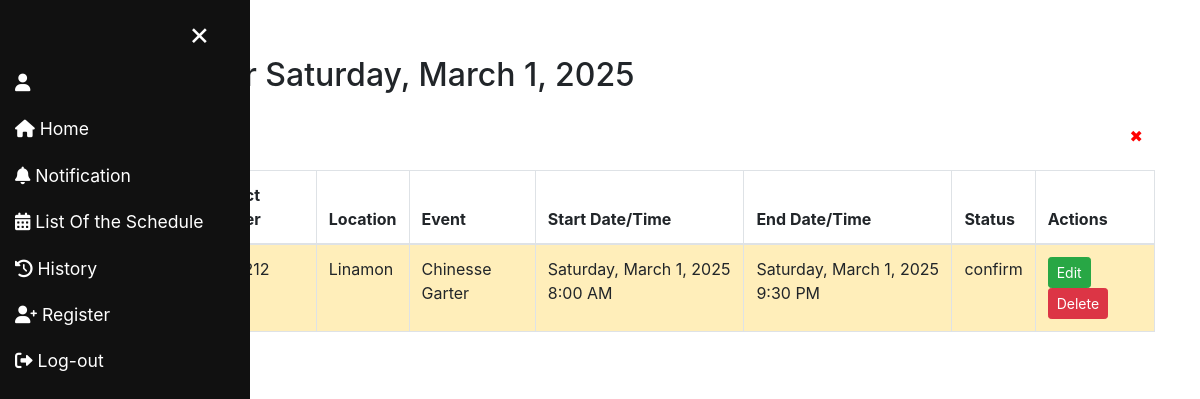
The app's page /schedule_detail.php?date=2025-03-01 (signed in) with its own data.
### tables this page shows
CREATE TABLE `Schedule` (
  `ScheduleID` bigint(20) NOT NULL AUTO_INCREMENT,
  `start_date_time` datetime NOT NULL,
  `end_date_time` datetime NOT NULL,
  `date_schedule` datetime NOT NULL,
  `EventID` bigint(20) NOT NULL,
  `StatusID` bigint(20) NOT NULL,
  PRIMARY KEY (`ScheduleID`),
  KEY `Events_Schedule` (`EventID`),
  KEY `Updated_Status_Schedule` (`StatusID`),
  CONSTRAINT `Events_Schedule` FOREIGN KEY (`EventID`) REFERENCES `Events` (`EventID`),
  CONSTRAINT `Updated_Status_Schedule` FOREIGN KEY (`StatusID`) REFERENCES `Updated_Status` (`StatusID`)
);

CREATE TABLE `Clients` (
  `ClientID` bigint(20) NOT NULL AUTO_INCREMENT,
  `clients_name` text NOT NULL,
  `contact_number` bigint(20) NOT NULL,
  `location` varchar(100) NOT NULL,
  `ID` bigint(20) NOT NULL,
  PRIMARY KEY (`ClientID`),
  KEY `users_Clients` (`ID`),
  CONSTRAINT `users_Clients` FOREIGN KEY (`ID`) REFERENCES `users` (`ID`)
);

CREATE TABLE `Events` (
  `EventID` bigint(20) NOT NULL AUTO_INCREMENT,
  `Events_name` text NOT NULL,
  `ClientID` bigint(20) NOT NULL,
  PRIMARY KEY (`EventID`),
  KEY `Clients_Events` (`ClientID`),
  CONSTRAINT `Clients_Events` FOREIGN KEY (`ClientID`) REFERENCES `Clients` (`ClientID`)
);

CREATE TABLE `Updated_Status` (
  `StatusID` bigint(20) NOT NULL AUTO_INCREMENT,
  `updated_status` text NOT NULL DEFAULT current_timestamp(),
  PRIMARY KEY (`StatusID`)
);

### htdocs/schedule_detail.php (the view, shortened to what this page needs)
<?php
include 'navigation.php';
$date = isset($_GET['date']) ? $_GET['date'] : '';
$displayDate = date("l, F j, Y", strtotime($date));
$sql = "SELECT s.ScheduleID, s.start_date_time, s.end_date_time, e.Events_name, c.clients_name, c.contact_number, c.location, us.updated_status
        FROM Schedule s
        JOIN Events e ON s.EventID = e.EventID
        JOIN Clients c ON e.ClientID = c.ClientID
        JOIN Updated_Status us ON s.StatusID = us.StatusID
        WHERE DATE(s.start_date_time) = '$date'
        ORDER BY s.start_date_time ASC";
$result = $conn->query($sql);
?>
<!DOCTYPE html>
<html lang="en">
<head>
    <link rel="stylesheet" href="https://maxcdn.bootstrapcdn.com/bootstrap/4.0.0/css/bootstrap.min.css">
</head>
<body>
<div class="container mt-4">
    <h2 class="mb-4">Schedules for <?php echo $displayDate; ?></h2>
    <div class="d-flex justify-content-end mb-3">
        <a href="calendar.php" class="btn" style="background: transparent; border: none; color: red;">✖</a>
    </div>
    <?php if($result && $result->num_rows > 0): ?>
        <div class="table-responsive">
            <table class="table table-bordered table-striped">
                <thead>
                    <tr>
                        <th>Client Name</th>
                        <th>Contact Number</th>
                        <th>Location</th>
                        <th>Event</th>
                        <th>Start Date/Time</th>
                        <th>End Date/Time</th>
                        <th>Status</th>
                        <th>Actions</th>
                    </tr>
                </thead>
                <tbody>
                    <?php
                    $highlighted = [];
                    while($row = $result->fetch_assoc()):
                          $startFormatted = date("l, F j, Y g:i A", strtotime($row['start_date_time']));
                          $endFormatted   = date("l, F j, Y g:i A", strtotime($row['end_date_time']));
                          $client = $row['clients_name'];
                          $highlightClass = !isset($highlighted[$client]) ? 'table-warning' : '';
                          $highlighted[$client] = true;
                    ?>
                        <tr class="<?php echo $highlightClass; ?>">
                            <td><?php echo htmlspecialchars($row['clients_name']); ?></td>
                            <td><?php echo htmlspecialchars($row['contact_number']); ?></td>
                            <td><?php echo htmlspecialchars($row['location']); ?></td>
                            <td><?php echo htmlspecialchars($row['Events_name']); ?></td>
                            <td><?php echo $startFormatted; ?></td>
                            <td><?php echo $endFormatted; ?></td>
                            <td>
                                <?php
                                $status = $row['updated_status'];
                                if ($status === 'Confirmed') {
                                    echo "<span style='color: blue;'>".htmlspecialchars($status)."</span>";
                                } elseif (in_array(strtolower($status), ['cancel', 'cancelled'])) {
                                    echo "<span style='color: red;'>".htmlspecialchars($status)."</span>";
                                } else {
                                    echo htmlspecialchars($status);
                                }
                                ?>
                            </td>
                            <td>
                                <button type="button" class="btn btn-sm btn-success" onclick="window.location.href='edit.php?id=<?php echo $row['ScheduleID']; ?>'">
                                    Edit
                                </button>
                                <button type="button" class="btn btn-sm btn-danger" onclick="if(confirm('Are you sure you want to delete this schedule?')) { window.location.href='delete_schedule.php?id=<?php echo $row['ScheduleID']; ?>'; }">
                                    Delete
                                </button>
                            </td>
                        </tr>
                    <?php endwhile; ?>
                </tbody>
            </table>
        </div>
    <?php else: ?>
        <p class="text-center">No schedule for this day</p>
    <?php endif; ?>
</div>
</body>
</html>

### htdocs/navigation.php (style rules this page uses)
.container { transition: margin-left 0.5s, width 0.5s; margin-left: 0; width: 100%; }

### records on screen
schedule: clients.location "Linamon", EventID.Events_name "Chinesse Garter", start_date_time "Saturday, March 1, 2025 8:00 AM", end_date_time "Saturday, March 1, 2025 9:30 PM", StatusID.updated_status "confirm"

### other values on screen
$displayDate "Saturday, March 1, 2025"
